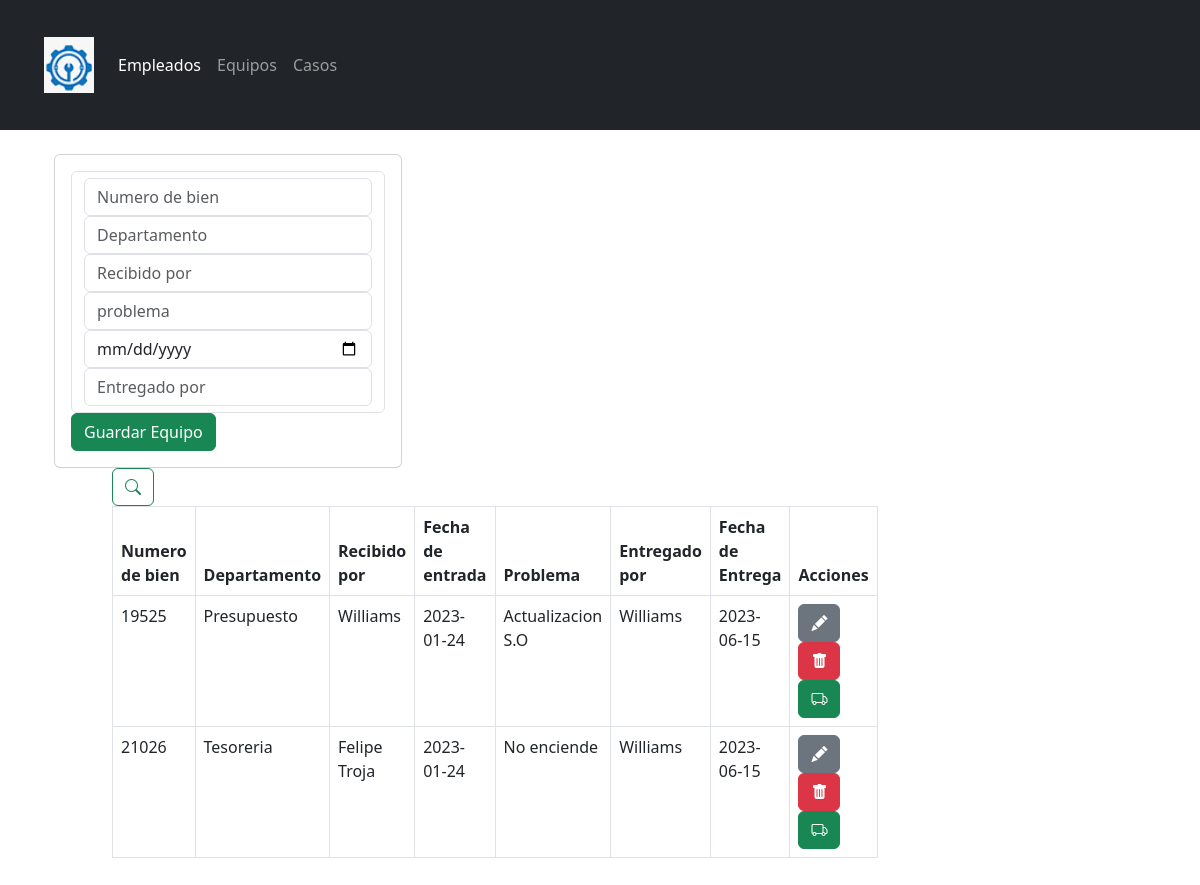
/equipos.php, run on the app's committed database.
### tables this page shows
CREATE TABLE `equipos` (
  `id` int(11) NOT NULL,
  `numero_bien` int(11) NOT NULL,
  `departamento` varchar(100) NOT NULL,
  `recibido_por` varchar(100) NOT NULL,
  `fecha_recibido` date NOT NULL DEFAULT current_timestamp(),
  `problema` text NOT NULL,
  `entregado_por` varchar(100) DEFAULT NULL,
  `fecha_entrega` date DEFAULT NULL
);

### equipos.php (the view, shortened to what this page needs)
<?php include("includes/header.php") ?>
<div class="container p-4">
    <div class="row">
        <div class="col-md-4">
        <div class="card card-body">
                <form action="save-pc.php" method="post">
                    <div class="form-control">
                        <input type="number" name="numero-bien" placeholder="Numero de bien" class="form-control">
                        <input type="text" name="departamento" placeholder="Departamento" class="form-control">
                        <input type="text" name="recibido" placeholder="Recibido por" class="form-control">
                        <input type="text" name="problema" placeholder="problema" class="form-control">
                        <input type="date" name="entregado" placeholder="entregado" class="form-control">
                        <input type="text" name="entregado-por" placeholder="Entregado por" class="form-control">
                    </div>
                        <input type="submit" class="btn btn-success btn-lock" name="save-pc" value="Guardar Equipo" >
                </form>
        </div>
        <div name="margin" class="col-md-8">
            <a href="buscar_pc.php" class="btn btn-outline-success">
                <i class="bi bi-search"></i>
            </a>
            <table class="table table-bordered">
                <thead>
                    <tr>
                        <th>Numero de bien</th>
                        <th>Departamento</th>
                        <th>Recibido por</th>
                        <th>Fecha de entrada</th>
                        <th>Problema</th>
                        <th>Entregado por</th>
                        <th>Fecha de Entrega</th>
                        <th>Acciones</th>
                    </tr>
                </thead>
                <tbody>
                    <?php
                    $query= "SELECT * FROM equipos";
                    $result_pc= mysqli_query($conn, $query);
                    while ($row = mysqli_fetch_array($result_pc)){ ?>
                        <tr>
                            <td><?php echo $row['numero_bien']?></td>
                            <td><?php echo $row['departamento'] ?></td>
                            <td><?php echo $row['recibido_por'] ?></td>
                            <td><?php echo $row['fecha_recibido'] ?></td>
                            <td><?php echo $row['problema'] ?></td>
                            <td><?php echo $row['entregado_por']?></td>
                            <td><?php echo $row['fecha_entrega'] ?></td>
                            <td>
                                <a href="edit_pc.php?id=<?php echo $row['id'] ?>" class="btn btn-secondary">
                                    <i class="bi bi-pencil-fill"></i>
                                </a>
                                <a href="delete_pc.php?id=<?php echo $row['id'] ?>" class="btn btn-danger">
                                    <i class="bi bi-trash-fill"></i>
                                </a>
                                <a href="entregar_pc.php?id=<?php echo $row['id'] ?>" class="btn btn-success">
                                    <i class="bi bi-truck"></i>
                                </a>
                            </td>
                        </tr>
                    <?php } ?>
                </tbody>
            </table>
        </div>
        </div>
    </div>
</div>
<?php include("includes/footer.php") ?>

### styles/style.css (style rules this page uses)
input[type=submit] { margin: 0px auto; }
div[name=margin] { margin: 0px auto; }

### data on the page
equipos: numero_bien "19525", departamento "Presupuesto", recibido_por "Williams", fecha_recibido "2023-01-24", problema "Actualizacion S.O", entregado_por "Williams", fecha_entrega "2023-06-15"
equipos: numero_bien "21026", departamento "Tesoreria", recibido_por "Felipe Troja", fecha_recibido "2023-01-24", problema "No enciende", entregado_por "Williams", fecha_entrega "2023-06-15"
